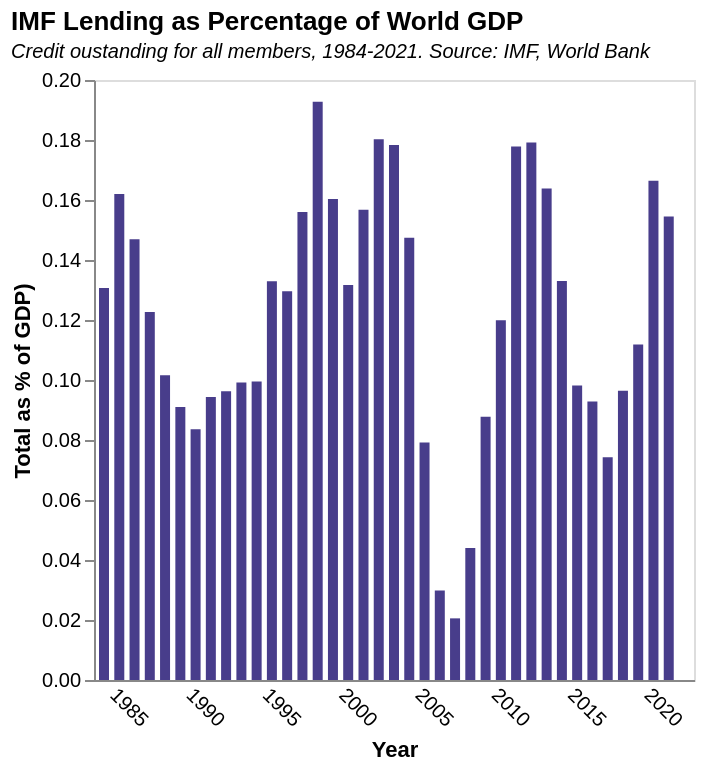

Specify this chart in Vega-Lite:
### Vega-Lite specification from a JSON file in a GitHub repository (floating-point values rounded to 4 significant figures)
{"$schema": "https://vega.github.io/schema/vega-lite/v5.json", "title": {"text": "IMF Lending as Percentage of World GDP ", "subtitle": "Credit oustanding for all members, 1984-2021. Source: IMF, World Bank", "subtitleFontStyle": "italic", "subtitleFontSize": 10, "anchor": "start", "color": "black"}, "data": {"values": [{"Date": "08/31/2022", "GRA Purchases": "93769635059.00", "PRGT 1/2/": "15254184552.00", "Totals": "109023819611.00", "Totals_bil_SDR": "109.02", "Year": "2022", "Totals_USD": "140.34", "World GDP": "", "World aggregate real GDP (billion USD)": "", "": "", "Total_USD/GDP": "", "Percentage": ""}, {"Date": "12/31/2021", "GRA Purchases": "89474552025.00", "PRGT 1/2/": "14554823681.00", "Totals": "104029375706.00", "Totals_bil_SDR": "104.03", "Year": "2021", "Totals_USD": "133.91", "World GDP": "8.66529E+13", "World aggregate real GDP (billion USD)": "86652.9", "": "", "Total_USD/GDP": "0.001545382", "Percentage": "0.154538179"}, {"Date": "12/31/2020", "GRA Purchases": "93408630285.00", "PRGT 1/2/": "12481816684.00", "Totals": "105890446969.00", "Totals_bil_SDR": "105.89", "Year": "2020", "Totals_USD": "136.31", "World GDP": "8.1901E+13", "World aggregate real GDP (billion USD)": "81901", "": "", "Total_USD/GDP": "0.001664296", "Percentage": "0.166429565"}, {"Date": "12/31/2019", "GRA Purchases": "66945509865.00", "PRGT 1/2/": "6590835450.00", "Totals": "73536345315.00", "Totals_bil_SDR": "73.54", "Year": "2019", "Totals_USD": "94.66", "World GDP": "8.46707E+13", "World aggregate real GDP (billion USD)": "84670.7", "": "", "Total_USD/GDP": "0.001117974", "Percentage": "0.111797423"}, {"Date": "12/31/2018", "GRA Purchases": "55395611392.00", "PRGT 1/2/": "6426181029.00", "Totals": "61821792421.00", "Totals_bil_SDR": "61.82", "Year": "2018", "Totals_USD": "79.58", "World GDP": "8.25131E+13", "World aggregate real GDP (billion USD)": "82513.1", "": "", "Total_USD/GDP": "0.000964454", "Percentage": "0.096445416"}, {"Date": "12/31/2017", "GRA Purchases": "39585385873.00", "PRGT 1/2/": "6522280669.00", "Totals": "46107666542.00", "Totals_bil_SDR": "46.11", "Year": "2017", "Totals_USD": "59.35", "World GDP": "7.98952E+13", "World aggregate real GDP (billion USD)": "79895.2", "": "", "Total_USD/GDP": "0.000742874", "Percentage": "0.074287434"}, {"Date": "12/31/2016", "GRA Purchases": "49267630851.00", "PRGT 1/2/": "6482647937.00", "Totals": "55750278788.00", "Totals_bil_SDR": "55.75", "Year": "2016", "Totals_USD": "71.76", "World GDP": "7.72835E+13", "World aggregate real GDP (billion USD)": "77283.5", "": "", "Total_USD/GDP": "0.000928588", "Percentage": "0.09285882"}, {"Date": "12/31/2015", "GRA Purchases": "50757840741.00", "PRGT 1/2/": "6575911158.00", "Totals": "57333751899.00", "Totals_bil_SDR": "57.33", "Year": "2015", "Totals_USD": "73.80", "World GDP": "7.51793E+13", "World aggregate real GDP (billion USD)": "75179.3", "": "", "Total_USD/GDP": "0.000981691", "Percentage": "0.09816914"}, {"Date": "12/31/2014", "GRA Purchases": "69041563463.00", "PRGT 1/2/": "6292755583.00", "Totals": "75334319046.00", "Totals_bil_SDR": "75.33", "Year": "2014", "Totals_USD": "96.97", "World GDP": "7.29322E+13", "World aggregate real GDP (billion USD)": "72932.2", "": "", "Total_USD/GDP": "0.001329647", "Percentage": "0.132964729"}, {"Date": "12/31/2013", "GRA Purchases": "83899249061.00", "PRGT 1/2/": "6174392682.00", "Totals": "90073641743.00", "Totals_bil_SDR": "90.07", "Year": "2013", "Totals_USD": "115.95", "World GDP": "7.07695E+13", "World aggregate real GDP (billion USD)": "70769.5", "": "", "Total_USD/GDP": "0.001638379", "Percentage": "0.163837946"}, {"Date": "12/31/2012", "GRA Purchases": "90042348252.00", "PRGT 1/2/": "5766292503.00", "Totals": "95808640755.00", "Totals_bil_SDR": "95.81", "Year": "2012", "Totals_USD": "123.33", "World GDP": "6.88287E+13", "World aggregate real GDP (billion USD)": "68828.7", "": "", "Total_USD/GDP": "0.001791835", "Percentage": "0.179183499"}, {"Date": "12/31/2011", "GRA Purchases": "87276915790.00", "PRGT 1/2/": "5308609594.00", "Totals": "92585525384.00", "Totals_bil_SDR": "92.59", "Year": "2011", "Totals_USD": "119.18", "World GDP": "6.70145E+13", "World aggregate real GDP (billion USD)": "67014.5", "": "", "Total_USD/GDP": "0.001778432", "Percentage": "0.17784318"}, {"Date": "12/31/2010", "GRA Purchases": "55620104510.00", "PRGT 1/2/": "4819344134.00", "Totals": "60439448644.00", "Totals_bil_SDR": "60.44", "Year": "2010", "Totals_USD": "77.80", "World GDP": "6.48604E+13", "World aggregate real GDP (billion USD)": "64860.4", "": "", "Total_USD/GDP": "0.00119951", "Percentage": "0.119950972"}, {"Date": "12/31/2009", "GRA Purchases": "37221142436.00", "PRGT 1/2/": "5079705286.00", "Totals": "42300847722.00", "Totals_bil_SDR": "42.30", "Year": "2009", "Totals_USD": "54.45", "World GDP": "6.20482E+13", "World aggregate real GDP (billion USD)": "62048.2", "": "", "Total_USD/GDP": "0.000877572", "Percentage": "0.087757205"}, {"Date": "12/31/2008", "GRA Purchases": "17514964723.00", "PRGT 1/2/": "3972372030.00", "Totals": "21487336753.00", "Totals_bil_SDR": "21.49", "Year": "2008", "Totals_USD": "27.66", "World GDP": "6.2882E+13", "World aggregate real GDP (billion USD)": "62882", "": "", "Total_USD/GDP": "0.000439865", "Percentage": "0.043986473"}, {"Date": "12/31/2007", "GRA Purchases": "6036146757.00", "PRGT 1/2/": "3796945581.00", "Totals": "9833092338.00", "Totals_bil_SDR": "9.83", "Year": "2007", "Totals_USD": "12.66", "World GDP": "6.16089E+13", "World aggregate real GDP (billion USD)": "61608.9", "": "", "Total_USD/GDP": "0.000205452", "Percentage": "0.020545162"}, {"Date": "12/31/2006", "GRA Purchases": "9822640239.00", "PRGT 1/2/": "3844020520.00", "Totals": "13666660759.00", "Totals_bil_SDR": "13.67", "Year": "2006", "Totals_USD": "17.59", "World GDP": "5.89686E+13", "World aggregate real GDP (billion USD)": "58968.6", "": "", "Total_USD/GDP": "0.000298335", "Percentage": "0.02983352"}, {"Date": "12/31/2005", "GRA Purchases": "28432143237.00", "PRGT 1/2/": "6282121668.00", "Totals": "34714264905.00", "Totals_bil_SDR": "34.71", "Year": "2005", "Totals_USD": "44.69", "World GDP": "5.64421E+13", "World aggregate real GDP (billion USD)": "56442.1", "": "", "Total_USD/GDP": "0.000791713", "Percentage": "0.079171288"}, {"Date": "12/31/2004", "GRA Purchases": "55373766674.00", "PRGT 1/2/": "6766029353.00", "Totals": "62139796027.00", "Totals_bil_SDR": "62.14", "Year": "2004", "Totals_USD": "79.99", "World GDP": "5.42488E+13", "World aggregate real GDP (billion USD)": "54248.8", "": "", "Total_USD/GDP": "0.001474493", "Percentage": "0.147449257"}, {"Date": "12/31/2003", "GRA Purchases": "65032062712.00", "PRGT 1/2/": "6880893268.00", "Totals": "71912955980.00", "Totals_bil_SDR": "71.91", "Year": "2003", "Totals_USD": "92.57", "World GDP": "5.19159E+13", "World aggregate real GDP (billion USD)": "51915.9", "": "", "Total_USD/GDP": "0.001783075", "Percentage": "0.178307518"}, {"Date": "12/31/2002", "GRA Purchases": "63601058794.00", "PRGT 1/2/": "6868671012.00", "Totals": "70469729806.00", "Totals_bil_SDR": "70.47", "Year": "2002", "Totals_USD": "90.71", "World GDP": "5.03301E+13", "World aggregate real GDP (billion USD)": "50330.1", "": "", "Total_USD/GDP": "0.001802344", "Percentage": "0.180234412"}, {"Date": "12/31/2001", "GRA Purchases": "53477225409.00", "PRGT 1/2/": "6424578684.00", "Totals": "59901804093.00", "Totals_bil_SDR": "59.90", "Year": "2001", "Totals_USD": "77.11", "World GDP": "4.91846E+13", "World aggregate real GDP (billion USD)": "49184.6", "": "", "Total_USD/GDP": "0.001567739", "Percentage": "0.156773863"}, {"Date": "12/31/2000", "GRA Purchases": "42990531049.00", "PRGT 1/2/": "6331595468.00", "Totals": "49322126517.00", "Totals_bil_SDR": "49.32", "Year": "2000", "Totals_USD": "63.49", "World GDP": "4.82217E+13", "World aggregate real GDP (billion USD)": "48221.7", "": "", "Total_USD/GDP": "0.001316625", "Percentage": "0.131662524"}, {"Date": "12/31/1999", "GRA Purchases": "51061861875.00", "PRGT 1/2/": "6434274362.00", "Totals": "57496136237.00", "Totals_bil_SDR": "57.50", "Year": "1999", "Totals_USD": "74.01", "World GDP": "4.61508E+13", "World aggregate real GDP (billion USD)": "46150.8", "": "", "Total_USD/GDP": "0.001603697", "Percentage": "0.160369704"}, {"Date": "12/31/1998", "GRA Purchases": "60451017051.00", "PRGT 1/2/": "6288825925.00", "Totals": "66739842976.00", "Totals_bil_SDR": "66.74", "Year": "1998", "Totals_USD": "85.91", "World GDP": "4.45801E+13", "World aggregate real GDP (billion USD)": "44580.1", "": "", "Total_USD/GDP": "0.001927112", "Percentage": "0.192711239"}, {"Date": "12/31/1997", "GRA Purchases": "46559033783.00", "PRGT 1/2/": "6009867422.00", "Totals": "52568901205.00", "Totals_bil_SDR": "52.57", "Year": "1997", "Totals_USD": "67.67", "World GDP": "4.33683E+13", "World aggregate real GDP (billion USD)": "43368.3", "": "", "Total_USD/GDP": "0.001560341", "Percentage": "0.156034057"}, {"Date": "12/31/1996", "GRA Purchases": "36127472805.00", "PRGT 1/2/": "5881609752.00", "Totals": "42009082557.00", "Totals_bil_SDR": "42.01", "Year": "1996", "Totals_USD": "54.08", "World GDP": "4.17385E+13", "World aggregate real GDP (billion USD)": "41738.5", "": "", "Total_USD/GDP": "0.001295595", "Percentage": "0.129559499"}, {"Date": "12/31/1995", "GRA Purchases": "35929173412.00", "PRGT 1/2/": "5657438528.00", "Totals": "41586611940.00", "Totals_bil_SDR": "41.59", "Year": "1995", "Totals_USD": "53.53", "World GDP": "4.02801E+13", "World aggregate real GDP (billion USD)": "40280.1", "": "", "Total_USD/GDP": "0.001329003", "Percentage": "0.132900281"}, {"Date": "12/31/1994", "GRA Purchases": "25611676952.00", "PRGT 1/2/": "4599768498.00", "Totals": "30211445450.00", "Totals_bil_SDR": "30.21", "Year": "1994", "Totals_USD": "38.89", "World GDP": "3.90724E+13", "World aggregate real GDP (billion USD)": "39072.4", "": "", "Total_USD/GDP": "0.000995324", "Percentage": "0.099532363"}, {"Date": "12/31/1993", "GRA Purchases": "25196745031.00", "PRGT 1/2/": "3942792899.00", "Totals": "29139537930.00", "Totals_bil_SDR": "29.14", "Year": "1993", "Totals_USD": "37.51", "World GDP": "3.78218E+13", "World aggregate real GDP (billion USD)": "37821.8", "": "", "Total_USD/GDP": "0.000991753", "Percentage": "0.099175265"}, {"Date": "12/31/1992", "GRA Purchases": "23967172718.00", "PRGT 1/2/": "3804463796.00", "Totals": "27771636514.00", "Totals_bil_SDR": "27.77", "Year": "1992", "Totals_USD": "35.75", "World GDP": "3.71501E+13", "World aggregate real GDP (billion USD)": "37150.1", "": "", "Total_USD/GDP": "0.000962286", "Percentage": "0.096228648"}, {"Date": "12/31/1991", "GRA Purchases": "23378573926.00", "PRGT 1/2/": "3285717796.00", "Totals": "26664291722.00", "Totals_bil_SDR": "26.66", "Year": "1991", "Totals_USD": "34.32", "World GDP": "3.63966E+13", "World aggregate real GDP (billion USD)": "36396.6", "": "", "Total_USD/GDP": "0.000943044", "Percentage": "0.094304439"}, {"Date": "12/31/1990", "GRA Purchases": "20731851093.00", "PRGT 1/2/": "2571911617.00", "Totals": "23303762710.00", "Totals_bil_SDR": "23.30", "Year": "1990", "Totals_USD": "30.00", "World GDP": "3.58728E+13", "World aggregate real GDP (billion USD)": "35872.8", "": "", "Total_USD/GDP": "0.000836226", "Percentage": "0.083622601"}, {"Date": "12/31/1989", "GRA Purchases": "22315104224.00", "PRGT 1/2/": "2334886562.00", "Totals": "24649990786.00", "Totals_bil_SDR": "24.65", "Year": "1989", "Totals_USD": "31.73", "World GDP": "3.48726E+13", "World aggregate real GDP (billion USD)": "34872.6", "": "", "Total_USD/GDP": "0.000909903", "Percentage": "0.09099035"}, {"Date": "12/31/1988", "GRA Purchases": "24750004884.00", "PRGT 1/2/": "1773964293.00", "Totals": "26523969177.00", "Totals_bil_SDR": "26.52", "Year": "1988", "Totals_USD": "34.14", "World GDP": "3.3611E+13", "World aggregate real GDP (billion USD)": "33611", "": "", "Total_USD/GDP": "0.001015828", "Percentage": "0.101582754"}, {"Date": "12/31/1987", "GRA Purchases": "28751979125.00", "PRGT 1/2/": "1866342930.00", "Totals": "30618322055.00", "Totals_bil_SDR": "30.62", "Year": "1987", "Totals_USD": "39.41", "World GDP": "3.21205E+13", "World aggregate real GDP (billion USD)": "32120.5", "": "", "Total_USD/GDP": "0.001227049", "Percentage": "0.122704924"}, {"Date": "12/31/1986", "GRA Purchases": "33334905644.00", "PRGT 1/2/": "2013169931.00", "Totals": "35348075575.00", "Totals_bil_SDR": "35.35", "Year": "1986", "Totals_USD": "45.50", "World GDP": "3.09651E+13", "World aggregate real GDP (billion USD)": "30965.1", "": "", "Total_USD/GDP": "0.001469455", "Percentage": "0.146945465"}, {"Date": "12/31/1985", "GRA Purchases": "35194787249.00", "PRGT 1/2/": "2470247948.00", "Totals": "37665035197.00", "Totals_bil_SDR": "37.67", "Year": "1985", "Totals_USD": "48.48", "World GDP": "2.99342E+13", "World aggregate real GDP (billion USD)": "29934.2", "": "", "Total_USD/GDP": "0.001619696", "Percentage": "0.161969642"}, {"Date": "12/31/1984", "GRA Purchases": "34936772393.00", "PRGT 1/2/": "2769874900.00", "Totals": "37706647293.00", "Totals_bil_SDR": "37.71", "Year": "1984", "Totals_USD": "48.54", "World GDP": "2.88663E+13", "World aggregate real GDP (billion USD)": "28866.3", "": "", "Total_USD/GDP": "0.001306251", "Percentage": "0.130625149"}], "format": {"parse": {"Year": "date"}}}, "height": 300, "width": 300, "mark": {"type": "bar", "color": "darkslateblue"}, "encoding": {"x": {"field": "Year", "type": "temporal", "axis": {"title": "Year", "grid": false, "ticks": false, "labelAngle": 45}}, "y": {"field": "Percentage", "type": "quantitative", "title": "Total as % of GDP)", "axis": {"grid": false}}}}
